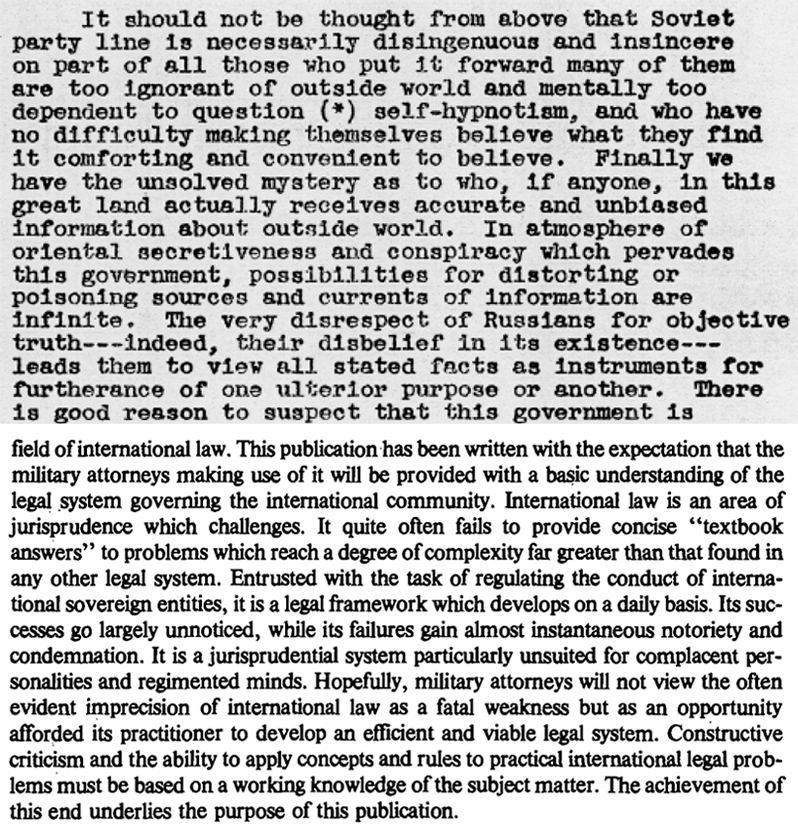
#> input picture Assignment-1/image.jpg, 798 x 837 px
$ python scanner.py
#> lines starting #> are read from the running program, lines starting #| are printed output that depends on the picture
import cv2
import numpy as np
import matplotlib.pyplot as plt
import os

# Create output folder
if not os.path.exists("outputs"):
    os.makedirs("outputs")


print("Smart Document Scanner & Analysis System")

# Task 2: Image Acquisition
image_path = input("Enter path of document image: ")
#> the answer given: image.jpg

image = cv2.imread(image_path)
#> image is the input picture: shape (837, 798, 3); min 0, max 255, mean 189.6

if image is None:
    print("Error loading image. Check path.")
    exit()

# Resize to 512x512
image = cv2.resize(image, (512, 512))
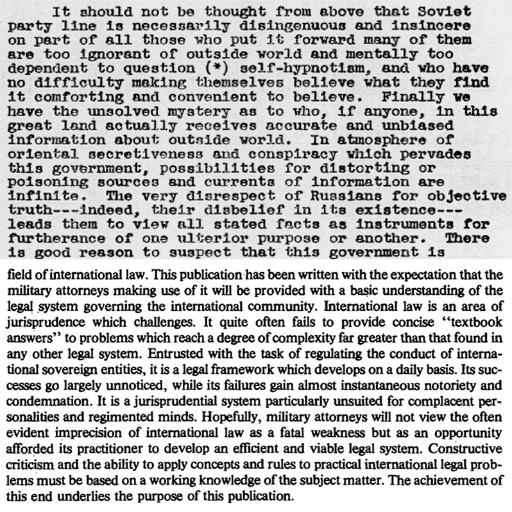
#> image: shape (512, 512, 3); min 0, max 255, mean 189.5

# Convert to grayscale
gray = cv2.cvtColor(image, cv2.COLOR_BGR2GRAY)

# Save outputs
cv2.imwrite("outputs/original.png", image)
cv2.imwrite("outputs/grayscale.png", gray)

print(" Image loaded and converted to grayscale.\n")

# Task 3: Sampling
def downsample(img, size):
#> called with size = 256
    return cv2.resize(img, (size, size))
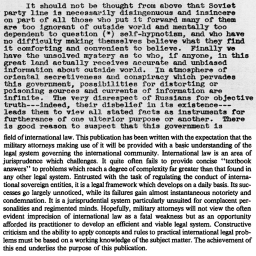
#> returned value: shape (256, 256); min 1, max 255, mean 189.6

# Different resolutions
high_res = gray
medium_res = downsample(gray, 256)
low_res = downsample(gray, 128)
#> call 2 of downsample, with size = 128
#> in downsample (call 2), `return cv2.resize(img, (size, size))`:
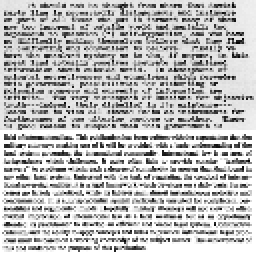
#> returned value: shape (128, 128) (shown 2 times larger); min 2, max 255, mean 190.8

# Upscale back for visualization
medium_up = cv2.resize(medium_res, (512, 512))
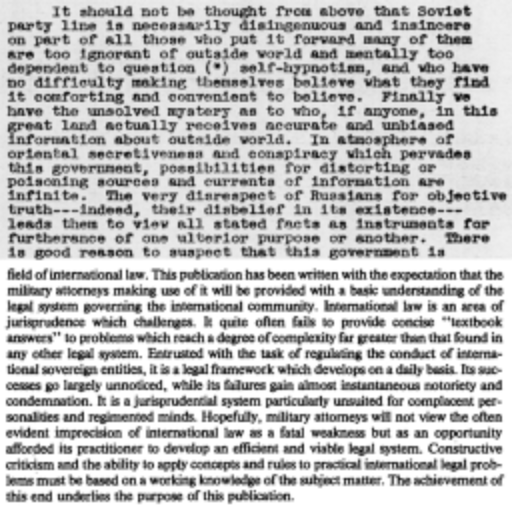
#> medium_up: shape (512, 512); min 8, max 255, mean 189.6
low_up = cv2.resize(low_res, (512, 512))
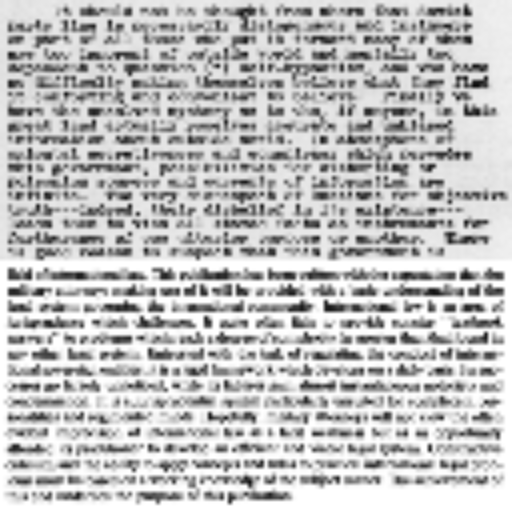
#> low_up: shape (512, 512); min 9, max 255, mean 190.7

# Save images
cv2.imwrite("outputs/high_res.png", high_res)
cv2.imwrite("outputs/medium_res.png", medium_up)
cv2.imwrite("outputs/low_res.png", low_up)

print(" Sampling (resolution changes) completed.\n")

# Task 4: Quantization
def quantize(img, levels):
#> called with levels = 16
    factor = 256 // levels
    return (img // factor) * factor
#> returned value: shape (512, 512)

quant_256 = gray  # 8-bit
quant_16 = quantize(gray, 16)
quant_4 = quantize(gray, 4)
#> call 2 of quantize, with levels = 4
#> in quantize (call 2), `return (img // factor) * factor`:
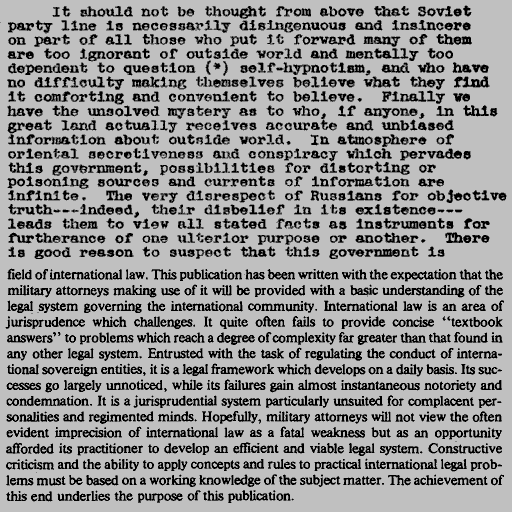
#> returned value: shape (512, 512); min 0, max 192, mean 148.6

# Save images
cv2.imwrite("outputs/quant_256.png", quant_256)
cv2.imwrite("outputs/quant_16.png", quant_16)
cv2.imwrite("outputs/quant_4.png", quant_4)

print(" Quantization completed.\n")

# Task 5: Visualization
plt.figure(figsize=(12, 8))

# Row 1: Original + Sampling
plt.subplot(2, 4, 1)
plt.imshow(cv2.cvtColor(image, cv2.COLOR_BGR2RGB))
plt.title("Original")
plt.axis("off")

plt.subplot(2, 4, 2)
plt.imshow(high_res, cmap='gray')
plt.title("512x512")
plt.axis("off")

plt.subplot(2, 4, 3)
plt.imshow(medium_up, cmap='gray')
plt.title("256x256")
plt.axis("off")

plt.subplot(2, 4, 4)
plt.imshow(low_up, cmap='gray')
plt.title("128x128")
plt.axis("off")

# Row 2: Quantization
plt.subplot(2, 4, 5)
plt.imshow(quant_256, cmap='gray')
plt.title("8-bit (256 levels)")
plt.axis("off")

plt.subplot(2, 4, 6)
plt.imshow(quant_16, cmap='gray')
plt.title("4-bit (16 levels)")
plt.axis("off")

plt.subplot(2, 4, 7)
plt.imshow(quant_4, cmap='gray')
plt.title("2-bit (4 levels)")
plt.axis("off")

plt.tight_layout()
plt.savefig("outputs/comparison.png")
plt.show()

print(" Comparison figure saved as outputs/comparison.png\n")

# Observations (Printed)
print(" Observations:")
print("------------------------------------------")
print("1. High resolution (512x512) retains maximum clarity.")
print("2. Medium resolution (256x256) shows slight blur.")
print("3. Low resolution (128x128) loses fine text details.")
print("4. 8-bit quantization preserves full grayscale detail.")
print("5. 4-bit shows visible banding and reduced smoothness.")
print("6. 2-bit severely degrades readability.")
print("7. OCR works best on high-res and high-bit images.")
print("------------------------------------------")
